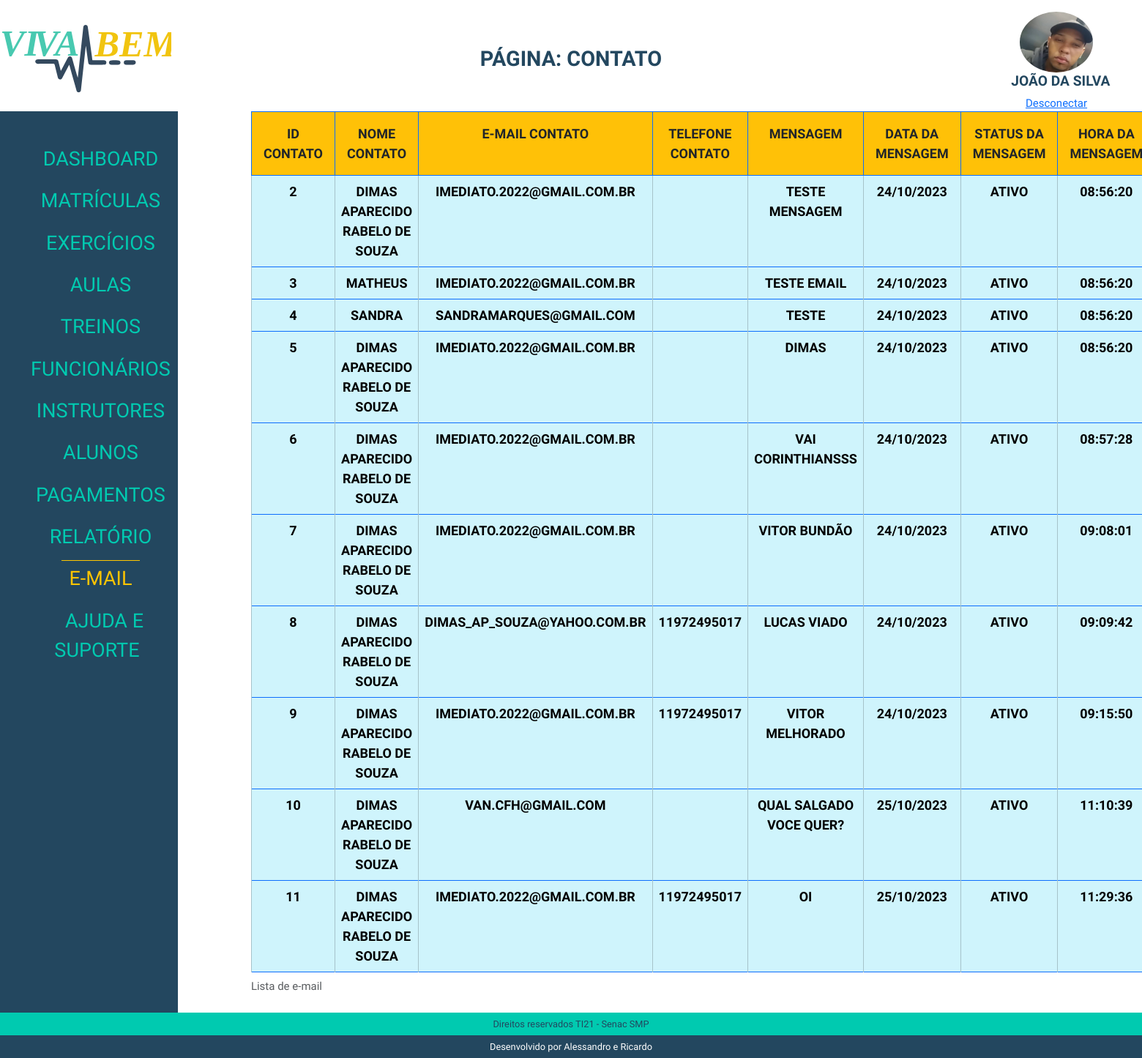
The page /admin/index.php?p=contato (signed in) on the database its author committed.
### tables this page shows
CREATE TABLE `tblalunos` (
  `idAluno` int(11) NOT NULL,
  `nomeAluno` varchar(50) NOT NULL,
  `dataNascAluno` date NOT NULL,
  `emailAluno` varchar(80) NOT NULL,
  `senhaAluno` varchar(20) NOT NULL,
  `dataCadAluno` date NOT NULL,
  `statusAluno` varchar(10) NOT NULL,
  `fotoAluno` varchar(100) NOT NULL
);

CREATE TABLE `tblcontato` (
  `idContato` int(11) NOT NULL,
  `nomeContato` varchar(50) NOT NULL,
  `emailContato` varchar(80) NOT NULL,
  `telefoneContato` varchar(14) NOT NULL,
  `mensagemContato` text NOT NULL,
  `dataContato` date NOT NULL DEFAULT curdate(),
  `statusContato` varchar(10) NOT NULL DEFAULT 'ATIVO',
  `horaContato` time NOT NULL DEFAULT curtime()
);

### admin/class/aluno.php (called while the page is built, shortened)
<?php
class AlunoClass
{
    public $idAluno;
public function __construct($id = false)
{
    if ($id) {
        $this->idAluno = $id;
        $this->Carregar();
    }
}
public function Carregar()
{
    $query = "SELECT * FROM  tblalunos WHERE idAluno = " . $this->idAluno;
    $conn = Conexao::LigarConexao();
    $resultado = $conn->query($query);
    $lista = $resultado->fetchAll();
    foreach ($lista as $linha) {
        $this->nomeAluno = $linha['nomeAluno'];
        $this->fotoAluno = $linha['fotoAluno'];
    }
}
}

### admin/class/contato.php (called while the page is built, shortened)
<?php
class ContatoClass {
public function ListarContato(){
    $sql =  "SELECT * FROM tblcontato ORDER BY idContato ASC";
    $conn = Conexao::LigarConexao();
    $resultado = $conn->query($sql);
    $lista = $resultado->fetchAll();
    return $lista;
}
}

### admin/contato/contato.php (the view)
<?php
require_once('class/contato.php');
$contato = new ContatoClass();
$lista = $contato->ListarContato();
?>
<div class=" table-responsive">
    <table class="table table-bordered border-primary">
        <caption> Lista de e-mail</caption>
        <thead>
            <tr>
                <th class="p-3 mb-2 bg-warning text-dark">ID Contato</th>
                <th class="p-3 mb-2 bg-warning text-dark">Nome Contato</th>
                <th class="p-3 mb-2 bg-warning text-dark">E-mail Contato</th>
                <th class="p-3 mb-2 bg-warning text-dark">Telefone Contato</th>
                <th class="p-3 mb-2 bg-warning text-dark">Mensagem</th>
                <th class="p-3 mb-2 bg-warning text-dark">Data da Mensagem</th>
                <th class="p-3 mb-2 bg-warning text-dark">Status da Mensagem</th>
                <th class="p-3 mb-2 bg-warning text-dark">Hora da Mensagem </th>
            </tr>
        </thead>
        <tbody>
            <?php
            foreach ($lista as $linha) : ?>
                <tr>
                    <td class="table-info"><?php echo $linha['idContato']; ?></td>
                    <td class="table-info"><?php echo $linha['nomeContato']; ?></td>
                    <td class="table-info"><?php echo $linha['emailContato']; ?></td>
                    <td class="table-info"><?php echo $linha['telefoneContato']; ?></td>
                    <td class="table-info"><?php echo $linha['mensagemContato'] ?></td>
                    <td class="table-info"><?php echo date('d/m/Y', strtotime($linha['dataContato'])) ?></td>
                    <td class="table-info"><?php echo $linha['statusContato'] ?></td>
                    <td class="table-info"><?php echo $linha['horaContato'] ?></td>
                </tr>
            <?php endforeach; ?>
        </tbody>
    </table>
</div>

### admin/index.php (shortened to what this page needs)
<?php
if (isset($_SESSION['idAluno'])) {
    $tipoUsuario = 'aluno';
} elseif (isset($_SESSION['idFuncionario'])) {
    $id = $_SESSION['idFuncionario'];
    $tipoUsuario = 'funcionario';
} else {
    header("location: http://localhost/Projeto-Academia-Viva-Bem-Senac/admin/loginAdmin.php");
    exit;
}
$pagina = @$_GET['p'];
require_once('class/aluno.php');
require_once('class/funcionario.php');
if ($tipoUsuario === 'aluno') {
    $aluno = new AlunoClass($id);
    $usuario = $aluno;
} elseif ($tipoUsuario === 'funcionario') {
    $funcionario = new FuncionarioClass($id);
    $usuario = $funcionario;
}
?>
<!DOCTYPE html>
<html lang="pt-BR">
<head>
    <link rel="stylesheet" href="./css/reset.css">
    <link href="path/to/lightbox.css" rel="stylesheet" />
    <link href="https://cdn.jsdelivr.net/npm/bootstrap@5.3.2/dist/css/bootstrap.min.css" rel="stylesheet">
    <link rel="stylesheet" href="./css/estilo.css">
</head>
<body>
    <header class="topo">
        <h1>
            <img src="./img/logoVivaBem.svg" alt="Logo Viva Bem">
        </h1>
        <?php
        if ($pagina == '') {
            echo '<h2>Dashboard</h2>';
        } else {
            echo ('<h2>Página: ' . $pagina . '</h2>');
        }
        ?>
         <div class="identUser">
            <img src="../img/<?php echo $usuario->fotoAluno ?? $usuario->fotoFuncionario; ?>" alt="User">
            <h2><?php echo $usuario->nomeAluno ?? $usuario->nomeFuncionario; ?></h2>
            <a href="desconectar.php">Desconectar</a>
        </div>
    </header>
    <main>
        <div class="menu">
            <nav>
                <ul>
                    <li><a href="index.php?p=dashboard" class="<?php echo (($pagina == 'dashboard') ||  (@$pagina == '')) ? 'menuAtivo' : ''; ?>"> Dashboard </a></li>
                    <li><a href="index.php?p=matriculas" class="<?php echo ($pagina == 'matriculas') ? 'menuAtivo' : ''; ?>"> Matrículas </a></li>
                    <li><a href="index.php?p=exercicios" class="<?php echo ($pagina == 'exercicios') ? 'menuAtivo' : ''; ?>"> Exercícios </a></li>
                    <li><a href="index.php?p=aulas" class="<?php echo ($pagina == 'aulas') ? 'menuAtivo' : ''; ?>"> Aulas </a></li>
                    <li><a href="index.php?p=treino" class="<?php echo ($pagina == 'treino') ? 'menuAtivo' : ''; ?>"> Treinos </a></li>
                    <li><a href="index.php?p=funcionarios" class="<?php echo ($pagina == 'funcionarios') ? 'menuAtivo' : ''; ?>"> Funcionários </a></li>
                    <li><a href="index.php?p=instrutores" class="<?php echo ($pagina == 'instrutores') ? 'menuAtivo' : ''; ?>"> Instrutores </a></li>
                    <li><a href="index.php?p=aluno" class="<?php echo ($pagina == 'aluno') ? 'menuAtivo' : ''; ?>"> Alunos </a></li>
                    <li><a href="index.php?p=pagamento" class="<?php echo ($pagina == 'pagamento') ? 'menuAtivo' : ''; ?>"> Pagamentos </a></li>
                    <li><a href="index.php?p=relatorio" class="<?php echo ($pagina == 'relatorio') ? 'menuAtivo' : ''; ?>"> Relatório </a></li>
                    <li><a href="index.php?p=contato" class="<?php echo ($pagina == 'contato') ? 'menuAtivo' : ''; ?>"> E-mail </a></li>
                    <li><a href="index.php?p=ajuda" class="<?php echo ($pagina == 'ajuda') ? 'menuAtivo' : ''; ?>"> Ajuda e Suporte </a></li>
                </ul>
            </nav>
        </div>
        <div class="box">
            <?php
            switch ($pagina) {
                case 'contato':
                    require_once('contato/contato.php');
                    break;
            }
            ?>
        </div>
    </main>
    <footer class="rodape">
        <h2>Direitos reservados TI21 - Senac SMP</h2>
        <h2>Desenvolvido por Alessandro e Ricardo</h2>
    </footer>
</body>
</html>

### admin/css/estilo.css (style rules this page uses)
*, a, h1, h2, h3, h4 { font-family: 'Josefin Sans', sans-serif; font-size: 15px; }
body { display: flex; flex-direction: column; height: 100vh; width: 100%; }
.topo { display: flex; justify-content: space-between; margin-top: 1%; align-items: center; }
.topo h1 { text-align: center; width: 15%; }
.identUser { width: 100%; }
.identUser img { max-width: 100px; max-height: 90px; object-fit: cover; border-radius: 50%; }
.topo h2 { font-size: 1.8em; text-transform: uppercase; color: #23475f; font-weight: bold; }
.topo div { display: flex; flex-direction: column; align-items: center; width: 15%; }
.topo div img { width: 75%; }
.topo div h2 { margin-left: 5%; font-size: 1.2em; }
main { flex: 1; display: flex; }
.menu { background-color: #23475f; text-align: center; display: flex; }
.menu nav { margin-top: 15%; }
.menu nav ul li { padding: 4% 0; }
.menu nav ul li a { text-decoration: none; color: #00cab0; font-size: 1.8em; text-transform: uppercase; padding: 4% 10px; }
.menuAtivo { color: #ffc500 !important; border-top: solid 1px #ffc500; }
.box { margin: 0 100px; }
.rodape { text-align: center; }
.rodape h2 { font-size: .8em; margin-bottom: 0; }
.rodape h2:nth-child(1) { background: #00cab0; padding: .5% 0; color: #23475f; }
.rodape h2:nth-child(2) { background: #23475f; padding: .5% 0; color: #fff; }
.table-info, .text-dark { font-size: 1.2em; text-align: center; font-weight: bold; text-transform: uppercase; }

### rows shown on the page
tblalunos: fotoAluno (picture), nomeAluno "JOÃO DA SILVA"
tblcontato: idContato "2", nomeContato "DIMAS APARECIDO RABELO DE SOUZA", emailContato "IMEDIATO.2022@GMAIL.COM.BR", mensagemContato "TESTE MENSAGEM", dataContato "24/10/2023", statusContato "ATIVO", horaContato "08:56:20"
tblcontato: idContato "3", nomeContato "MATHEUS", emailContato "IMEDIATO.2022@GMAIL.COM.BR", mensagemContato "TESTE EMAIL", dataContato "24/10/2023", statusContato "ATIVO", horaContato "08:56:20"
tblcontato: idContato "4", nomeContato "SANDRA", emailContato "SANDRAMARQUES@GMAIL.COM", mensagemContato "TESTE", dataContato "24/10/2023", statusContato "ATIVO", horaContato "08:56:20"
tblcontato: idContato "5", nomeContato "DIMAS APARECIDO RABELO DE SOUZA", emailContato "IMEDIATO.2022@GMAIL.COM.BR", mensagemContato "DIMAS", dataContato "24/10/2023", statusContato "ATIVO", horaContato "08:56:20"
tblcontato: idContato "6", nomeContato "DIMAS APARECIDO RABELO DE SOUZA", emailContato "IMEDIATO.2022@GMAIL.COM.BR", mensagemContato "VAI CORINTHIANSSS", dataContato "24/10/2023", statusContato "ATIVO", horaContato "08:57:28"
tblcontato: idContato "7", nomeContato "DIMAS APARECIDO RABELO DE SOUZA", emailContato "IMEDIATO.2022@GMAIL.COM.BR", mensagemContato "VITOR BUNDÃO", dataContato "24/10/2023", statusContato "ATIVO", horaContato "09:08:01"
tblcontato: idContato "8", nomeContato "DIMAS APARECIDO RABELO DE SOUZA", emailContato "DIMAS_AP_SOUZA@YAHOO.COM.BR", telefoneContato "11972495017", mensagemContato "LUCAS VIADO", dataContato "24/10/2023", statusContato "ATIVO", horaContato "09:09:42"
tblcontato: idContato "9", nomeContato "DIMAS APARECIDO RABELO DE SOUZA", emailContato "IMEDIATO.2022@GMAIL.COM.BR", telefoneContato "11972495017", mensagemContato "VITOR MELHORADO", dataContato "24/10/2023", statusContato "ATIVO", horaContato "09:15:50"
tblcontato: idContato "10", nomeContato "DIMAS APARECIDO RABELO DE SOUZA", emailContato "VAN.CFH@GMAIL.COM", mensagemContato "QUAL SALGADO VOCE QUER?", dataContato "25/10/2023", statusContato "ATIVO", horaContato "11:10:39"
tblcontato: idContato "11", nomeContato "DIMAS APARECIDO RABELO DE SOUZA", emailContato "IMEDIATO.2022@GMAIL.COM.BR", telefoneContato "11972495017", mensagemContato "OI", dataContato "25/10/2023", statusContato "ATIVO", horaContato "11:29:36"

### other values the page prints
$pagina "CONTATO"
